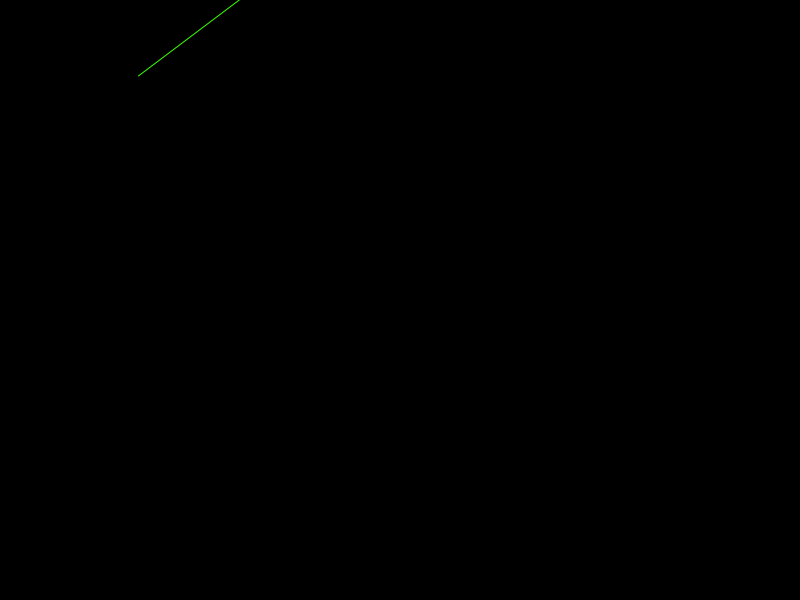
Frame 1 (no input)
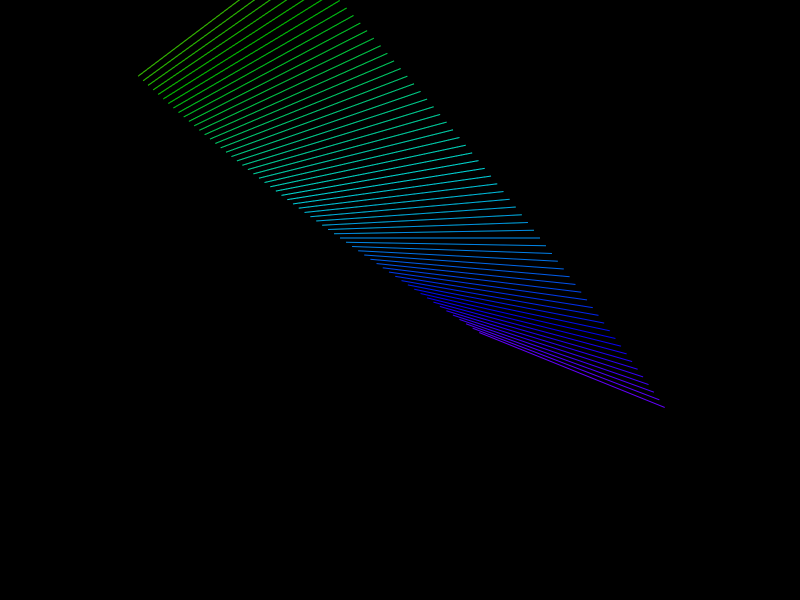
Frame 60 (the mouse pressed at the canvas centre just before this capture)
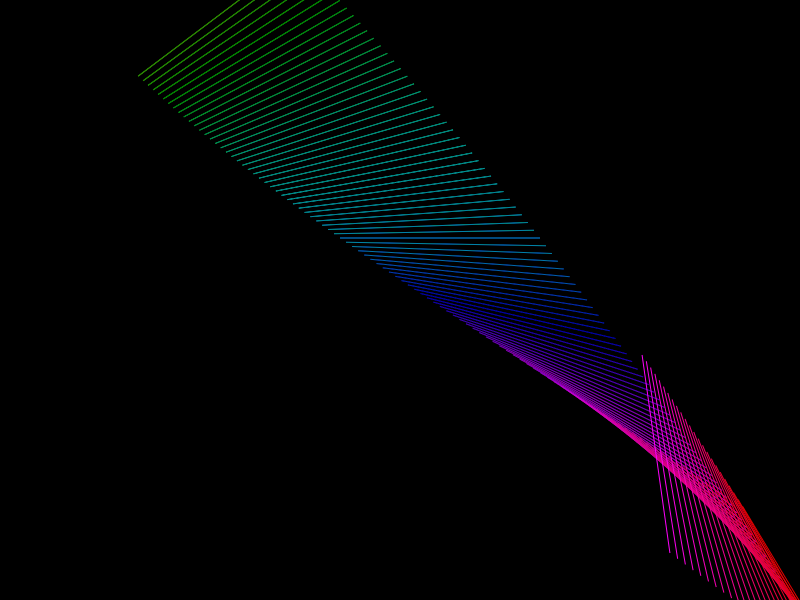
Frame 120 (the mouse held since frame 60 and released just before this capture)

The Processing sketch that drew these frames (run headless with seeded random() and noise(); from frame 60 on, the mouse is pressed at the canvas centre):

// Processing sketch: processing_103540
// ── processing_103540.pde

// Bouncing line

int borderThickness;
int marginLeft, marginRight, marginTop, marginBottom;
int positionX, positionY;
int bouncedX, bouncedY;           // toggles between 1 and -1 when bouncing
int angleRotation;
int speed;
int lineLength;

void setup() {
  size(800,600);
  background(0);
  borderThickness = 10;
  marginLeft = borderThickness;
  marginTop = borderThickness;
  marginRight = width - borderThickness;
  marginBottom = height - borderThickness;
  positionX = borderThickness;
  positionY = borderThickness;
  bouncedX = 1;
  bouncedY = 1;    
  angleRotation = 0;
  angleRotation = int(random(1, 360));                   //problem with random in Javascript - see below
  speed = 6;
  lineLength = 200;
  positionX = int(random(marginLeft, marginRight));      //problem with random in Javascript - see below  
  positionY = int(random(marginTop, marginLeft));        //problem with random in Javascript - see below
  noStroke();
  colorMode(HSB);
  frameRate(30);
}

void draw() {
  pushStyle();                      //fading the line
    fill(0, 1);
    rect(0, 0, width, height);
  popStyle();
  if ((positionX < marginLeft) || (positionX > marginRight)) bouncedX = bouncedX * (-1);
  if ((positionY < marginTop) || (positionY > marginBottom)) bouncedY = bouncedY * (-1);
  positionX = positionX + speed * bouncedX;
  positionY = positionY + speed * bouncedY;
  pushMatrix();
    translate(positionX, positionY);
    angleRotation = angleRotation%360;
    rotate(radians(angleRotation));
    pushStyle();
      rectMode(CENTER);
      fill(map(positionX, marginLeft, marginRight, 10, 255), 255, 255);   //in map - Javascript stops if 0 or 1 is usend instead of 2
      rect(0, 0, 1, lineLength);              //if random() is used, Javascript draws double instances of rect(), ellipse() and line()
    popStyle();
  popMatrix();
  angleRotation ++;
}


void mouseClicked() {
  //if (mouseEvent.getClickCount()==2) {        //double click to exit, but only works in Java
    exit();
  //}
}
